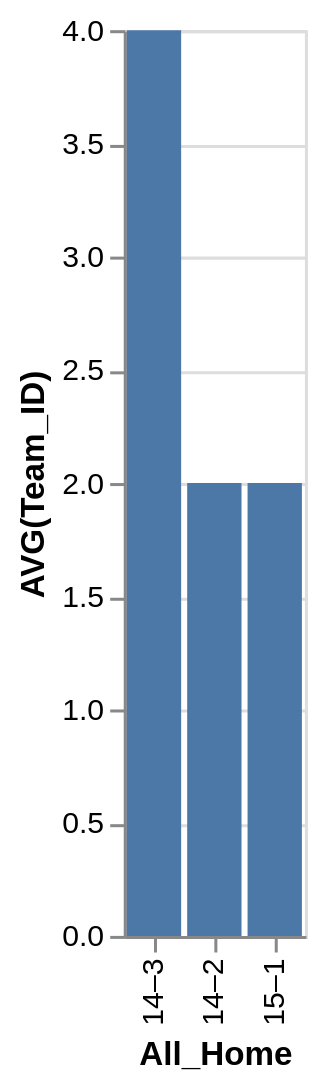

The Vega-Lite source for this figure:
### Vega-Lite specification from a JSON file in a GitHub repository (floating-point values rounded to 4 significant figures)
{"data": {"values": [{"x_data": "14–2", "y_data": 2}, {"x_data": "14–3", "y_data": 4}, {"x_data": "15–1", "y_data": 2}]}, "mark": "bar", "encoding": {"x": {"field": "x_data", "type": "nominal", "title": "All_Home", "sort": {"op": "sum", "field": "y_data", "order": "descending"}}, "y": {"field": "y_data", "type": "quantitative", "title": "AVG(Team_ID)"}}}
